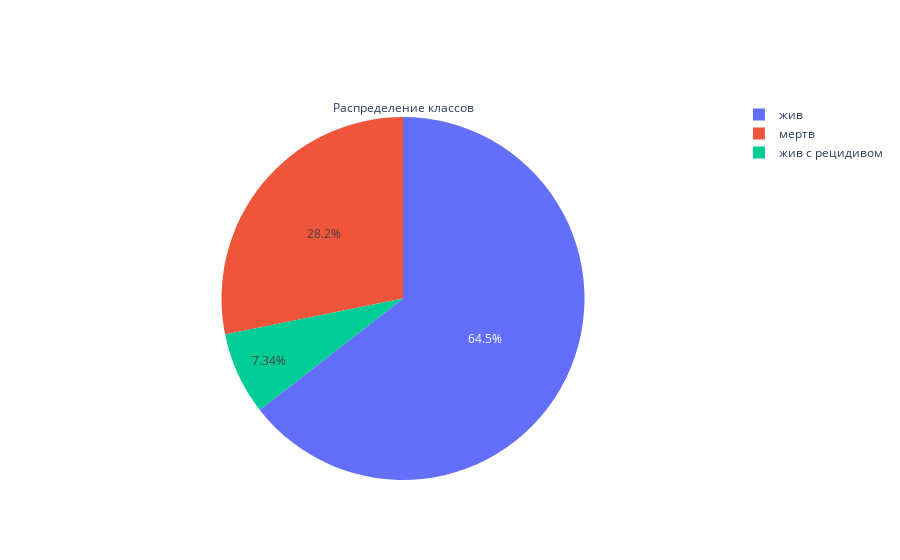

Notebook code for this chart:
### Markdown cell above
###### У нас три класса для предсказания: 
                                0 - жив
                                1 - мертв
                                2 - жив с рецедивом

### Code cell
# визуализация процентного содержания классов предсказания в датасете
# подготовка данных
temp_pie_targ = df_target.value_counts()
values = temp_pie_targ.values.tolist()
# визуализация
fig = go.Figure(data=[go.Pie(labels=['жив','мертв','жив с рецидивом'], 
                             values=values, title='Распределение классов')])
fig.show()

### Figure 1 — Plotly figure (JSON) as saved in the notebook; plotly's stock layout.template omitted (floating-point values rounded to 4 significant figures)
{"data": [{"labels": ["жив", "мертв", "жив с рецидивом"], "title": {"text": "Распределение классов"}, "type": "pie", "values": [167, 73, 19]}], "layout": {}}
